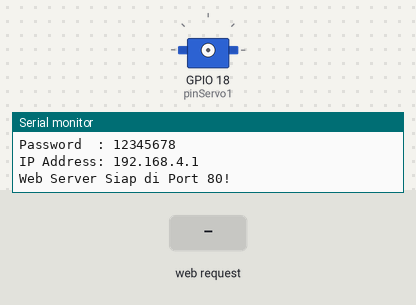
This sketch was run on a simulated ESP32. On the bench: servo, the last lines printed to the serial monitor. The inputs (shaded band) are chosen by the test bench. WiFi joins after 1.5 s; servers stay silent unless stated.

Above: at 1.7 s.
1.8 s: HTTP request GET /set?servo=1&angle=1&s1=1 received
3.3 s: HTTP request GET /set_all?servo=120&angle=120&s1=120 received
At 3.8 s:
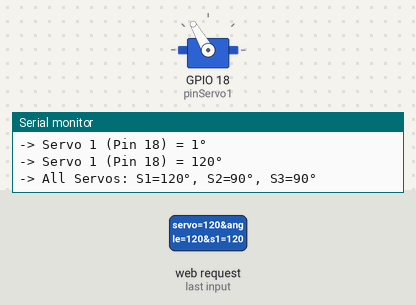
Timing chart, 0 to 6.3 s (numbered marks = the images above; inputs shaded):
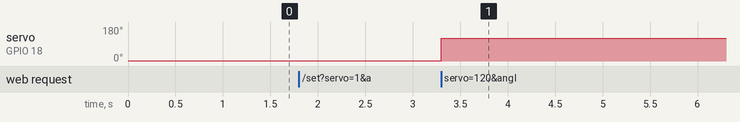

Measured:
- after the input at 3.3 s, servo on GPIO 18 (pinServo1): 1° → 120° at once

The sketch:

esp32_servo_wifi.ino
```cpp
#include <WiFi.h>
#include <WebServer.h>
#include <ESP32Servo.h>

// ==========================================
// PENGATURAN 3 SERVO & PIN (18, 19, 21)
// ==========================================
Servo servo1; // Pin 18
Servo servo2; // Pin 19
Servo servo3; // Pin 21

const int pinServo1 = 18;
const int pinServo2 = 19;
const int pinServo3 = 21;

// Sudut awal: S1=0° (Box Tertutup), S2=90° (Arm Joint), S3=90° (Servo Bawah 180° - Posisi Tengah)
int angle1 = 0;
int angle2 = 90;
int angle3 = 90;

// Status attach: jangan paksa gerak saat pertama nyala sebelum diperintah aplikasi
bool s1Attached = false;
bool s2Attached = false;
bool s3Attached = false;

// ==========================================
// PENGATURAN WI-FI
// ==========================================
// MODE 1: Access Point (ESP32 membuat hotspot sendiri)
const char* apSSID = "ESP32_Servo_Arm";
const char* apPass = "12345678";

// MODE 2 (Opsional): Koneksi ke Wi-Fi Rumah
const bool USE_STA_MODE = false;
const char* staSSID = "Asalole 4G";
const char* staPass = "21032006";

WebServer server(80);

void setCORS() {
  server.sendHeader("Access-Control-Allow-Origin", "*");
  server.sendHeader("Access-Control-Allow-Methods", "GET, POST, OPTIONS");
  server.sendHeader("Access-Control-Allow-Headers", "*");
}

void handleRoot() {
  setCORS();
  String html = "<html><body style='font-family:sans-serif;text-align:center;padding:30px;background:#090d16;color:#fff;'>";
  html += "<h2 style='color:#00f0ff;'>ESP32 3-Axis Servo Arm Siap!</h2>";
  html += "<p>Servo 1 (Pin 18 - Pengangkat Box): <b>" + String(angle1) + "&deg;</b> (30&deg; Buka / 0&deg; Tutup)</p>";
  html += "<p>Servo 2 (Pin 19 - Arm Joint): <b>" + String(angle2) + "&deg;</b> (0&deg; - 180&deg;)</p>";
  html += "<p>Servo 3 (Pin 21 - Servo Bawah 180&deg;): <b>" + String(angle3) + "&deg;</b> (0&deg; - 180&deg;)</p>";
  html += "</body></html>";
  server.send(200, "text/html", html);
}

void handleStatus() {
  setCORS();
  String json = "{\"status\":\"online\","
                "\"s1\":" + String(angle1) + ","
                "\"s2\":" + String(angle2) + ","
                "\"s3\":" + String(angle3) + "}";
  server.send(200, "application/json", json);
}

// Menggerakkan servo dengan attach otomatis saat pertama kali ada perintah
void moveServo(int sNum, int val) {
  if (val < 0 || val > 180) return;

  if (sNum == 1) {
    if (!s1Attached) {
      servo1.attach(pinServo1, 544, 2400);
      s1Attached = true;
    }
    angle1 = val;
    servo1.write(angle1);
    Serial.printf("-> Servo 1 (Pin 18) = %d°\n", angle1);
  } else if (sNum == 2) {
    if (!s2Attached) {
      servo2.attach(pinServo2, 544, 2400);
      s2Attached = true;
    }
    angle2 = val;
    servo2.write(angle2);
    Serial.printf("-> Servo 2 (Pin 19) = %d°\n", angle2);
  } else if (sNum == 3) {
    if (!s3Attached) {
      servo3.attach(pinServo3, 544, 2400);
      s3Attached = true;
    }
    angle3 = val;
    servo3.write(angle3);
    Serial.printf("-> Servo 3 (Pin 21) = %d°\n", angle3);
  }
}

// Handler: Atur servo individual "/set?servo=1&angle=90"
void handleSetSingle() {
  setCORS();
  if (server.hasArg("servo") && server.hasArg("angle")) {
    int sNum = server.arg("servo").toInt();
    int val = server.arg("angle").toInt();

    if (val >= 0 && val <= 180 && (sNum >= 1 && sNum <= 3)) {
      moveServo(sNum, val);
      String json = "{\"status\":\"ok\",\"servo\":" + String(sNum) + ",\"angle\":" + String(val) + "}";
      server.send(200, "application/json", json);
      return;
    }
  }
  server.send(400, "application/json", "{\"status\":\"error\",\"message\":\"Parameter tidak valid\"}");
}

// Handler: Atur semua servo sekaligus "/set_all?s1=90&s2=90&s3=90"
void handleSetAll() {
  setCORS();
  if (server.hasArg("s1")) moveServo(1, server.arg("s1").toInt());
  if (server.hasArg("s2")) moveServo(2, server.arg("s2").toInt());
  if (server.hasArg("s3")) moveServo(3, server.arg("s3").toInt());

  Serial.printf("-> All Servos: S1=%d°, S2=%d°, S3=%d°\n", angle1, angle2, angle3);
  handleStatus();
}

void setup() {
  Serial.begin(115200);
  delay(500);
  Serial.println("\n--- Memulai ESP32 3-Servo Controller ---");

  // Alokasi timer PWM untuk ESP32
  ESP32PWM::allocateTimer(0);
  ESP32PWM::allocateTimer(1);
  ESP32PWM::allocateTimer(2);
  ESP32PWM::allocateTimer(3);

  servo1.setPeriodHertz(50);
  servo2.setPeriodHertz(50);
  servo3.setPeriodHertz(50);

  // CATATAN: Di sini sengaja BELUM di-attach agar servo tidak bergerak sendiri saat baru dinyalakan.
  // Servo akan di-attach secara otomatis saat menerima sinyal pertama dari Flutter.

  // Inisialisasi Wi-Fi
  if (USE_STA_MODE) {
    Serial.print("Menghubungkan ke Wi-Fi: ");
    Serial.println(staSSID);
    WiFi.mode(WIFI_STA);
    WiFi.begin(staSSID, staPass);
    int timeout = 0;
    while (WiFi.status() != WL_CONNECTED && timeout < 20) {
      delay(500);
      Serial.print(".");
      timeout++;
    }
    if (WiFi.status() == WL_CONNECTED) {
      Serial.println("\n[OK] Terhubung ke Router Wi-Fi!");
      Serial.print("IP Address ESP32: ");
      Serial.println(WiFi.localIP());
    } else {
      Serial.println("\n[!] Gagal ke router. Beralih ke Hotspot...");
      WiFi.mode(WIFI_AP);
      WiFi.softAP(apSSID, apPass);
      Serial.print("Hotspot dibuat. IP Address: ");
      Serial.println(WiFi.softAPIP());
    }
  } else {
    WiFi.mode(WIFI_AP);
    WiFi.softAP(apSSID, apPass);
    Serial.println("[OK] Hotspot ESP32 Berhasil Dibuat!");
    Serial.print("SSID Wi-Fi: ");
    Serial.println(apSSID);
    Serial.print("Password  : ");
    Serial.println(apPass);
    Serial.print("IP Address: ");
    Serial.println(WiFi.softAPIP()); // Default: 192.168.4.1
  }

  // Routing Web Server
  server.on("/", HTTP_GET, handleRoot);
  server.on("/status", HTTP_GET, handleStatus);
  server.on("/set", HTTP_GET, handleSetSingle);
  server.on("/set_all", HTTP_GET, handleSetAll);

  server.begin();
  Serial.println("Web Server Siap di Port 80!");
}

void loop() {
  server.handleClient();
}
```
